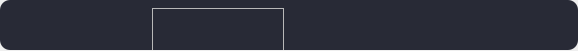
<?xml version="1.0" encoding="UTF-8"?>
<ui version="4.0">
 <class>SampleCard</class>
 <widget class="QWidget" name="SampleCard">
  <property name="geometry">
   <rect>
    <x>0</x>
    <y>0</y>
    <width>578</width>
    <height>51</height>
   </rect>
  </property>
  <property name="sizePolicy">
   <sizepolicy hsizetype="Expanding" vsizetype="Minimum">
    <horstretch>0</horstretch>
    <verstretch>0</verstretch>
   </sizepolicy>
  </property>
  <property name="minimumSize">
   <size>
    <width>0</width>
    <height>50</height>
   </size>
  </property>
  <property name="maximumSize">
   <size>
    <width>16777215</width>
    <height>16777215</height>
   </size>
  </property>
  <property name="windowTitle">
   <string>Form</string>
  </property>
  <property name="styleSheet">
   <string notr="true">#bgCard {
	background-color: #282A36;
	border-radius: 10px;
}
#userTitle {color: #8BE9FD; 	font: 8pt &quot;Inter 24pt Medium&quot;;}
#sampleTitle {color: #BD93F9; 	font: 8pt &quot;Inter 24pt Medium&quot;;}
#analysisTitle {color: #F1FA8C; 	font: 8pt &quot;Inter 24pt Medium&quot;;}
#reductionTitle {color: #FFB86C; 	font: 8pt &quot;Inter 24pt Medium&quot;;}
QLabel {color: #A8ABB3; 	font: 8pt &quot;Inter 24pt Medium&quot;;}
QPushButton {
	border-radius: 5px;	
	background-color: rgb(33, 37, 43);
	color: #F8F8F2;
}
QPushButton:hover {
	background-color: rgb(40, 44, 52);
}
QPushButton:pressed {
	border: 2px solid  #44475A;
	background-color: rgb(33, 37, 43);
}

</string>
  </property>
  <layout class="QVBoxLayout" name="verticalLayout">
   <property name="spacing">
    <number>0</number>
   </property>
   <property name="leftMargin">
    <number>0</number>
   </property>
   <property name="topMargin">
    <number>0</number>
   </property>
   <property name="rightMargin">
    <number>0</number>
   </property>
   <property name="bottomMargin">
    <number>0</number>
   </property>
   <item alignment="Qt::AlignTop">
    <widget class="QFrame" name="bgCard">
     <property name="sizePolicy">
      <sizepolicy hsizetype="Expanding" vsizetype="Minimum">
       <horstretch>0</horstretch>
       <verstretch>0</verstretch>
      </sizepolicy>
     </property>
     <property name="minimumSize">
      <size>
       <width>0</width>
       <height>50</height>
      </size>
     </property>
     <property name="maximumSize">
      <size>
       <width>16777215</width>
       <height>0</height>
      </size>
     </property>
     <property name="frameShape">
      <enum>QFrame::NoFrame</enum>
     </property>
     <property name="frameShadow">
      <enum>QFrame::Raised</enum>
     </property>
     <layout class="QHBoxLayout" name="horizontalLayout">
      <property name="spacing">
       <number>10</number>
      </property>
      <property name="leftMargin">
       <number>10</number>
      </property>
      <property name="topMargin">
       <number>8</number>
      </property>
      <property name="rightMargin">
       <number>10</number>
      </property>
      <property name="bottomMargin">
       <number>10</number>
      </property>
      <item>
       <widget class="QFrame" name="panelAInfo">
        <property name="minimumSize">
         <size>
          <width>0</width>
          <height>200</height>
         </size>
        </property>
        <property name="frameShape">
         <enum>QFrame::NoFrame</enum>
        </property>
        <property name="frameShadow">
         <enum>QFrame::Raised</enum>
        </property>
        <layout class="QVBoxLayout" name="panelALayout">
         <item>
          <widget class="QLabel" name="sampleTitle">
           <property name="minimumSize">
            <size>
             <width>0</width>
             <height>0</height>
            </size>
           </property>
           <property name="text">
            <string/>
           </property>
           <property name="wordWrap">
            <bool>true</bool>
           </property>
          </widget>
         </item>
         <item>
          <spacer name="verticalSpacer_2">
           <property name="orientation">
            <enum>Qt::Vertical</enum>
           </property>
           <property name="sizeType">
            <enum>QSizePolicy::Fixed</enum>
           </property>
           <property name="sizeHint" stdset="0">
            <size>
             <width>20</width>
             <height>10</height>
            </size>
           </property>
          </spacer>
         </item>
         <item>
          <widget class="QLabel" name="sampleDescription">
           <property name="text">
            <string/>
           </property>
           <property name="scaledContents">
            <bool>false</bool>
           </property>
           <property name="wordWrap">
            <bool>true</bool>
           </property>
          </widget>
         </item>
         <item>
          <widget class="QLabel" name="sampleStatus">
           <property name="text">
            <string/>
           </property>
           <property name="wordWrap">
            <bool>true</bool>
           </property>
          </widget>
         </item>
         <item>
          <widget class="QLabel" name="sampleDate">
           <property name="text">
            <string/>
           </property>
           <property name="wordWrap">
            <bool>true</bool>
           </property>
          </widget>
         </item>
         <item>
          <widget class="QLabel" name="samplePrep">
           <property name="text">
            <string/>
           </property>
           <property name="wordWrap">
            <bool>true</bool>
           </property>
          </widget>
         </item>
         <item>
          <widget class="QLabel" name="sampleComment">
           <property name="text">
            <string/>
           </property>
           <property name="scaledContents">
            <bool>false</bool>
           </property>
           <property name="wordWrap">
            <bool>true</bool>
           </property>
          </widget>
         </item>
         <item>
          <spacer name="verticalSpacer">
           <property name="orientation">
            <enum>Qt::Vertical</enum>
           </property>
           <property name="sizeHint" stdset="0">
            <size>
             <width>20</width>
             <height>40</height>
            </size>
           </property>
          </spacer>
         </item>
        </layout>
       </widget>
      </item>
      <item>
       <widget class="QFrame" name="panelBInfo">
        <property name="minimumSize">
         <size>
          <width>0</width>
          <height>200</height>
         </size>
        </property>
        <property name="frameShape">
         <enum>QFrame::StyledPanel</enum>
        </property>
        <property name="frameShadow">
         <enum>QFrame::Raised</enum>
        </property>
        <layout class="QVBoxLayout" name="panelBLayout">
         <item>
          <widget class="QLabel" name="userTitle">
           <property name="text">
            <string/>
           </property>
          </widget>
         </item>
         <item>
          <spacer name="verticalSpacer_3">
           <property name="orientation">
            <enum>Qt::Vertical</enum>
           </property>
           <property name="sizeType">
            <enum>QSizePolicy::Fixed</enum>
           </property>
           <property name="sizeHint" stdset="0">
            <size>
             <width>20</width>
             <height>10</height>
            </size>
           </property>
          </spacer>
         </item>
         <item>
          <widget class="QLabel" name="userOrg">
           <property name="text">
            <string/>
           </property>
           <property name="scaledContents">
            <bool>false</bool>
           </property>
           <property name="wordWrap">
            <bool>true</bool>
           </property>
          </widget>
         </item>
         <item>
          <widget class="QLabel" name="userAddress">
           <property name="text">
            <string/>
           </property>
           <property name="wordWrap">
            <bool>true</bool>
           </property>
          </widget>
         </item>
         <item>
          <widget class="QLabel" name="userPhone">
           <property name="text">
            <string/>
           </property>
           <property name="wordWrap">
            <bool>true</bool>
           </property>
          </widget>
         </item>
         <item>
          <widget class="QLabel" name="userEmail">
           <property name="text">
            <string/>
           </property>
           <property name="wordWrap">
            <bool>true</bool>
           </property>
          </widget>
         </item>
         <item>
          <spacer name="verticalSpacer_6">
           <property name="orientation">
            <enum>Qt::Vertical</enum>
           </property>
           <property name="sizeHint" stdset="0">
            <size>
             <width>20</width>
             <height>40</height>
            </size>
           </property>
          </spacer>
         </item>
        </layout>
       </widget>
      </item>
      <item>
       <widget class="QFrame" name="panelCnfo">
        <property name="minimumSize">
         <size>
          <width>0</width>
          <height>200</height>
         </size>
        </property>
        <property name="frameShape">
         <enum>QFrame::NoFrame</enum>
        </property>
        <property name="frameShadow">
         <enum>QFrame::Raised</enum>
        </property>
        <layout class="QVBoxLayout" name="panelCLayout">
         <item>
          <widget class="QLabel" name="analysisTitle">
           <property name="text">
            <string/>
           </property>
           <property name="wordWrap">
            <bool>true</bool>
           </property>
          </widget>
         </item>
         <item>
          <spacer name="verticalSpacer_4">
           <property name="orientation">
            <enum>Qt::Vertical</enum>
           </property>
           <property name="sizeType">
            <enum>QSizePolicy::Fixed</enum>
           </property>
           <property name="sizeHint" stdset="0">
            <size>
             <width>20</width>
             <height>10</height>
            </size>
           </property>
          </spacer>
         </item>
        </layout>
       </widget>
      </item>
      <item>
       <widget class="QFrame" name="panelDInfo">
        <property name="minimumSize">
         <size>
          <width>0</width>
          <height>200</height>
         </size>
        </property>
        <property name="frameShape">
         <enum>QFrame::NoFrame</enum>
        </property>
        <property name="frameShadow">
         <enum>QFrame::Raised</enum>
        </property>
        <layout class="QVBoxLayout" name="panelDLayout">
         <item>
          <widget class="QLabel" name="reductionTitle">
           <property name="text">
            <string/>
           </property>
           <property name="wordWrap">
            <bool>true</bool>
           </property>
          </widget>
         </item>
         <item>
          <spacer name="verticalSpacer_5">
           <property name="orientation">
            <enum>Qt::Vertical</enum>
           </property>
           <property name="sizeType">
            <enum>QSizePolicy::Fixed</enum>
           </property>
           <property name="sizeHint" stdset="0">
            <size>
             <width>20</width>
             <height>10</height>
            </size>
           </property>
          </spacer>
         </item>
        </layout>
       </widget>
      </item>
     </layout>
    </widget>
   </item>
  </layout>
 </widget>
 <resources/>
 <connections/>
</ui>
